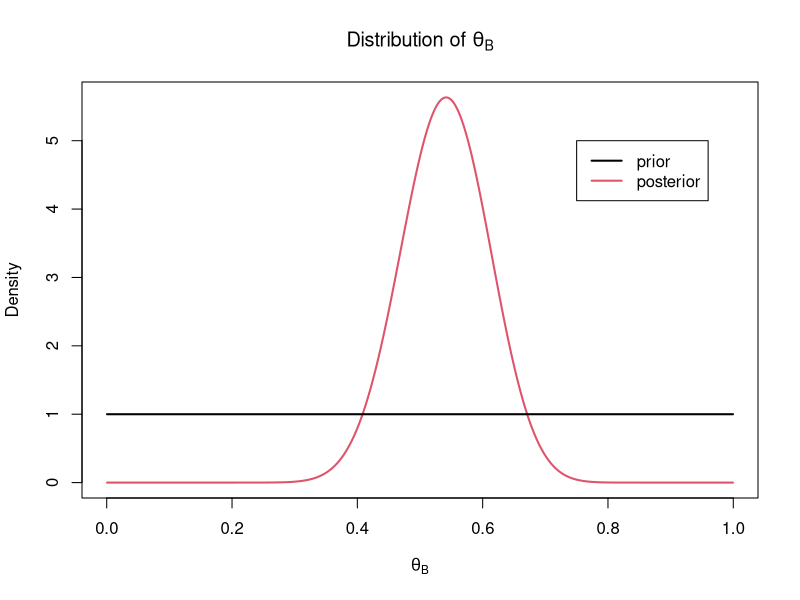
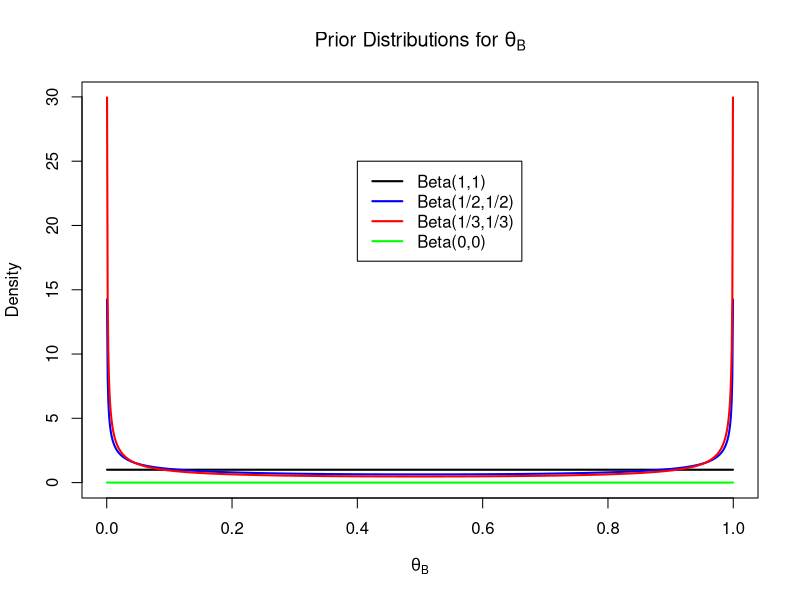
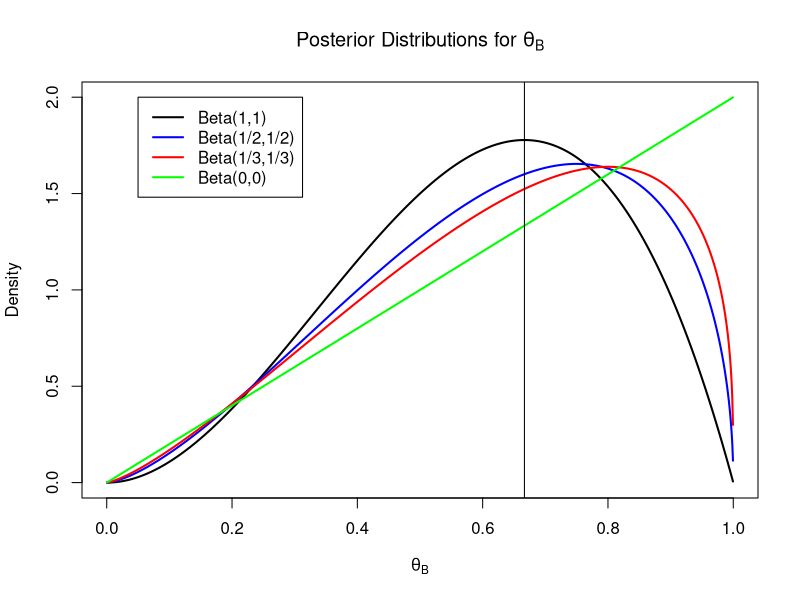
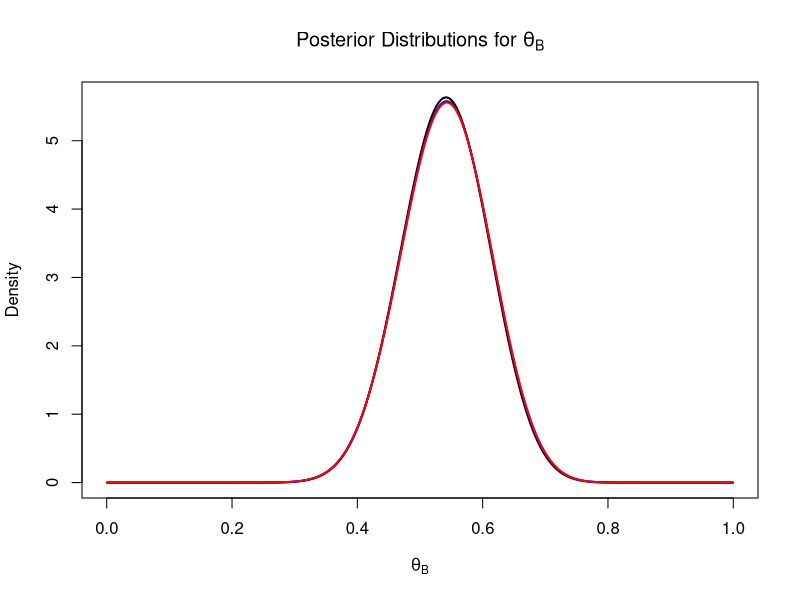

Recreate these plots in R, in order. (Note: this script raises an error after producing the figures.)
### Comparing Uniform Prior and Posterior for Theta_B ###
theta.b <- ppoints(1000)
theta.b
?dbeta
posterior <- dbeta(theta.b,27,23)
posterior
plot(theta.b,posterior,type="l",col=2,lwd=2,main=expression(paste("Distribution of ",theta[B])),xlab=expression(theta[B]),ylab="Density")
lines(theta.b,rep(1,1000),type="l",col=1,lwd=2)
legend(0.75,5,c("prior","posterior"),col=c(1,2),lwd=2)

### Comparing Different Priors for Theta_B ###
density.unif <- dbeta(theta.b,1,1)
density.jeff <- dbeta(theta.b,1/2,1/2)
density.neut <- dbeta(theta.b,1/3,1/3)
density.impr <- dbeta(theta.b,0,0)  ## error!
density.impr
density.impr <- dbeta(theta.b,0.000001,0.000001)

mindensity <- min(density.unif,density.jeff,density.neut,density.impr)
maxdensity <- max(density.unif,density.jeff,density.neut,density.impr)
plot(theta.b,density.unif,type="l",col="black",lwd=2,main=expression(paste("Prior Distributions for ",theta[B])),xlab=expression(theta[B]),ylab="Density",ylim=c(mindensity,maxdensity))
lines(theta.b,density.jeff,type="l",col="blue",lwd=2)
lines(theta.b,density.neut,type="l",col="red",lwd=2)
lines(theta.b,density.impr,type="l",col="green",lwd=2)
legend(0.4,25,c("Beta(1,1)","Beta(1/2,1/2)","Beta(1/3,1/3)","Beta(0,0)"),col=c("black","blue","red","green"),lwd=2)

#### Comparing Posterior for Different Priors for Small Dataset ###
#### Small Dataset: 2 successes, 1 failures

numsucc <- 2
numfail <- 1
theta.mle <- numsucc/(numsucc+numfail)
theta.b <- ppoints(1000)
posterior.unif <- dbeta(theta.b,numsucc+1,numfail+1)
posterior.jeff <- dbeta(theta.b,numsucc+1/2,numfail+1/2)
posterior.neut <- dbeta(theta.b,numsucc+1/3,numfail+1/3)
posterior.impr <- dbeta(theta.b,numsucc+0.000001,numfail+0.000001)
minpost <- min(posterior.unif,posterior.jeff,posterior.neut,posterior.impr)
maxpost <- max(posterior.unif,posterior.jeff,posterior.neut,posterior.impr)
plot(theta.b,posterior.unif,type="l",col="black",lwd=2,main=expression(paste("Posterior Distributions for ",theta[B])),xlab=expression(theta[B]),ylab="Density",ylim=c(minpost,maxpost))
lines(theta.b,posterior.jeff,type="l",col="blue",lwd=2)
lines(theta.b,posterior.neut,type="l",col="red",lwd=2)
lines(theta.b,posterior.impr,type="l",col="green",lwd=2)
legend(0.05,2,c("Beta(1,1)","Beta(1/2,1/2)","Beta(1/3,1/3)","Beta(0,0)"),col=c("black","blue","red","green"),lwd=2)
abline(v=theta.mle)


### Comparing Posterior for Different Priors for Teal v. Connecticut Blacks Data ###

numsucc <- 26
numfail <- 22

theta.mle <- numsucc/(numsucc+numfail)

theta.b <- ppoints(1000)
posterior.unif <- dbeta(theta.b,numsucc+1,numfail+1)
posterior.jeff <- dbeta(theta.b,numsucc+1/2,numfail+1/2)
posterior.neut <- dbeta(theta.b,numsucc+1/3,numfail+1/3)
posterior.impr <- dbeta(theta.b,numsucc+0.000001,numfail+0.000001)
minpost <- min(posterior.unif,posterior.jeff,posterior.neut,posterior.impr)
maxpost <- max(posterior.unif,posterior.jeff,posterior.neut,posterior.impr)
plot(theta.b,posterior.unif,type="l",col="black",lwd=2,main=expression(paste("Posterior Distributions for ",theta[B])),xlab=expression(theta[B]),ylab="Density",ylim=c(minpost,maxpost))
lines(theta.b,posterior.jeff,type="l",col="blue",lwd=2)
lines(theta.b,posterior.neut,type="l",col="red",lwd=2)
xlines(theta.b,posterior.impr,type="l",col="green",lwd=2)
legend(0.05,5,c("Beta(1,1)","Beta(1/2,1/2)","Beta(1/3,1/3)","Beta(0,0)"),col=c("black","blue","red","green"),lwd=2)
abline(v=theta.mle)


### Comparing Posterior for Theta_B and Posterior for Theta_W ###
### Using Uniform(0,1) = Beta(1,1) Prior

theta <- ppoints(1000)
posterior.theta.b <- dbeta(theta,27,23)
posterior.theta.w <- dbeta(theta,207,54)
plot(theta,posterior.theta.w,type="l",col=4,lwd=2,main=expression(paste("Comparing Posteriors of ",theta[B]," to ",theta[W])),xlab=expression(theta),ylab="Density")
lines(theta,posterior.theta.b,type="l",col=2,lwd=2)
lines(theta,rep(1,1000),type="l",col=1,lwd=2)
legend(0,10,c("Prior",expression(paste("Posterior: ",theta[B])),expression(paste("Posterior: ",theta[W]))),col=c(1,2,4),lwd=2)

### Simulating values to calculate posterior probability ###

theta.b.samp <- rbeta(10000,27,23)
theta.w.samp <- rbeta(10000,207,54)
plot(theta.b.samp,theta.w.samp,xlim=c(0,1),ylim=c(0,1))
abline(0,1,col="red")
postprob <- sum(theta.b.samp < theta.w.samp)/10000
postprob

### Simulating values from posterior predictive distribution ###

theta.b.samp <- rbeta(10000,27,23)
ystar.b.samp <- rbinom(10000,100,theta.b.samp)
hist(ystar.b.samp,main="Posterior Predictive Distribution of y*",xlab="y*",col="gray")

### Comparing posterior predictive distribution to Binomial based on MLE ###

theta.b.mle <- 26/48
ystar.alt.samp <- rbinom(10000,100,theta.b.mle)
par(mfrow=c(2,1))
hist(ystar.b.samp,main="Posterior Predictive Distribution of y*",xlim=c(0,100),col="gray",xlab="y*")
hist(ystar.alt.samp,main="Parametric Bootstrap Distribution of y*",xlim=c(0,100),col="gray",xlab="y*")



##### reading in Poisson data ####

data <- read.table("data/planes.txt",header=T)
attach(data)

hist(fatal)

sumfatal <- sum(fatal)
n <- length(fatal)


##### looking at different Gamma priors #####
theta <- ppoints(1000)*40
gammaprior1 <- dgamma(theta,shape=200,rate=10)
gammaprior2 <- dgamma(theta,shape=1,rate=0.0001)
gammaprior3 <- dgamma(theta,shape=1/2,rate=0.0001)
gammaprior4 <- dgamma(theta,shape=1/3,rate=0.0001)
minplot <- min(gammaprior1,gammaprior2,gammaprior3,gammaprior4)
maxplot <- max(gammaprior1,gammaprior2,gammaprior3,gammaprior4)
par(mfrow=c(1,1))
plot(theta,gammaprior1,type="l",ylim=c(minplot,maxplot),lwd=2,ylab="")
lines(theta,gammaprior2,col=2,lwd=2)
lines(theta,gammaprior3,col=3,lwd=2)
lines(theta,gammaprior3,col=4,lwd=2)
legend('topright',c("Gamma(200,10)","Gamma(1,0)","Gamma(1/2,0)","Gamma(1/3,0)"),col=c(1,2,3,4),lwd=2)

##### looking at posterior for all these different priors #####
gammaposterior1 <- dgamma(theta,shape=(sumfatal+200),rate=(n+10))
gammaposterior2 <- dgamma(theta,shape=(sumfatal+1),rate=(n+0.0001))
gammaposterior3 <- dgamma(theta,shape=(sumfatal+1/2),rate=(n+0.0001))
gammaposterior4 <- dgamma(theta,shape=(sumfatal+1/3),rate=(n+0.0001))
minplot <- min(gammaposterior1,gammaposterior2,gammaposterior3,gammaposterior4)
maxplot <- max(gammaposterior1,gammaposterior2,gammaposterior3,gammaposterior4)
hist(fatal,xlim=c(0,40),ylim=c(minplot,maxplot),prob=T,col="gray",xlab="",ylab="",main="")
par(new=T)
plot(theta,gammaposterior1,type="l",xlim=c(0,40),ylim=c(minplot,maxplot),lwd=2,xlab="",ylab="",main="")
lines(theta,gammaposterior2,col=2,lwd=2)
lines(theta,gammaposterior3,col=3,lwd=2)
lines(theta,gammaposterior4,col=4,lwd=2)
legend("topright",c("Gamma(200,10)","Gamma(1,0)","Gamma(1/2,0)","Gamma(1/3,0)"),col=c(1:4),lwd=2)

